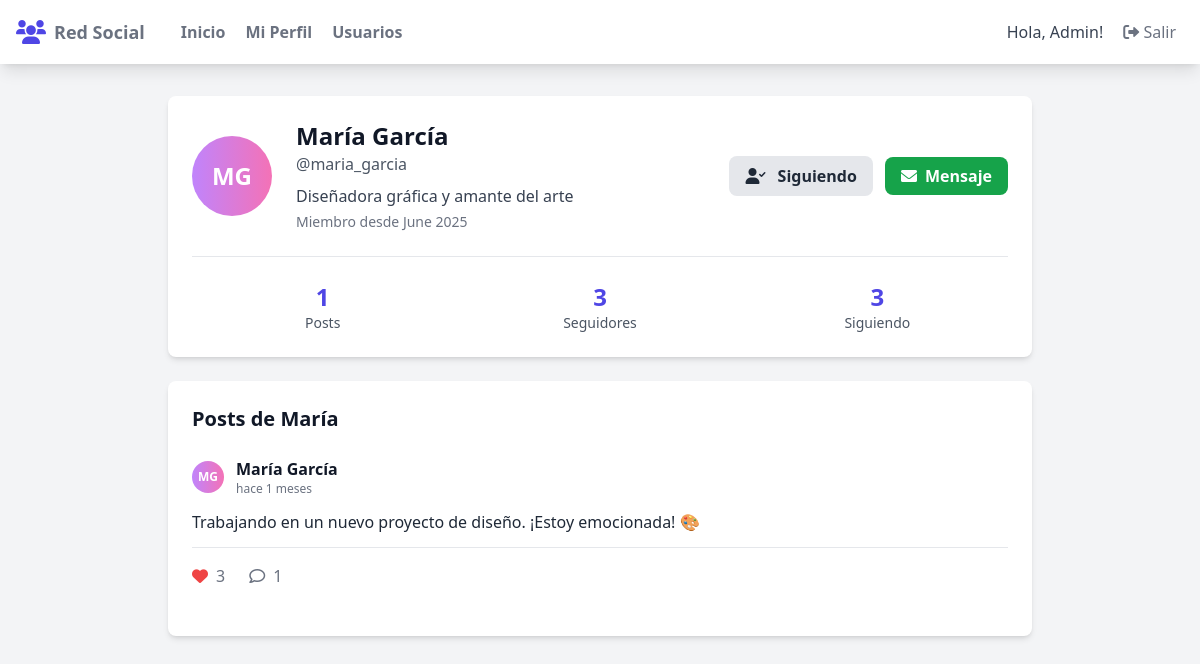
The page /dashboard/user_profile.php?id=3 (signed in) on the database its author committed.
### tables this page shows
CREATE TABLE users (
    id INT PRIMARY KEY AUTO_INCREMENT,
    username VARCHAR(50) UNIQUE NOT NULL,
    email VARCHAR(100) UNIQUE NOT NULL,
    password VARCHAR(255) NOT NULL,
    first_name VARCHAR(50) NOT NULL,
    last_name VARCHAR(50) NOT NULL,
    profile_picture VARCHAR(255) DEFAULT 'default-avatar.jpg',
    bio TEXT,
    birth_date DATE,
    created_at TIMESTAMP DEFAULT CURRENT_TIMESTAMP,
    updated_at TIMESTAMP DEFAULT CURRENT_TIMESTAMP ON UPDATE CURRENT_TIMESTAMP,
    is_active BOOLEAN DEFAULT TRUE
);

CREATE TABLE posts (
    id INT PRIMARY KEY AUTO_INCREMENT,
    user_id INT NOT NULL,
    content TEXT NOT NULL,
    image VARCHAR(255),
    created_at TIMESTAMP DEFAULT CURRENT_TIMESTAMP,
    updated_at TIMESTAMP DEFAULT CURRENT_TIMESTAMP ON UPDATE CURRENT_TIMESTAMP,
    FOREIGN KEY (user_id) REFERENCES users(id) ON DELETE CASCADE
);

### includes/functions.php (called while the page is built, shortened)
<?php
function timeAgo($datetime) {
    $time = time() - strtotime($datetime);
    if ($time < 31536000) return 'hace ' . round($time/2592000) . ' meses';
    return 'hace ' . round($time/31536000) . ' años';
}
function hasUserLikedPost($user_id, $post_id) {
    $database = new Database();
    $db = $database->getConnection();
    $query = "SELECT id FROM post_likes WHERE user_id = ? AND post_id = ?";
    $stmt = $db->prepare($query);
    $stmt->execute([$user_id, $post_id]);
    return $stmt->rowCount() > 0;
}
function getPostLikesCount($post_id) {
    $database = new Database();
    $db = $database->getConnection();
    $query = "SELECT COUNT(*) FROM post_likes WHERE post_id = ?";
    $stmt = $db->prepare($query);
    $stmt->execute([$post_id]);
    return $stmt->fetchColumn();
}
function getPostCommentsCount($post_id) {
    $database = new Database();
    $db = $database->getConnection();
    $query = "SELECT COUNT(*) FROM comments WHERE post_id = ?";
    $stmt = $db->prepare($query);
    $stmt->execute([$post_id]);
    return $stmt->fetchColumn();
}
function isFollowing($follower_id, $following_id) {
    $database = new Database();
    $db = $database->getConnection();
    $query = "SELECT id FROM follows WHERE follower_id = ? AND following_id = ?";
    $stmt = $db->prepare($query);
    $stmt->execute([$follower_id, $following_id]);
    return $stmt->rowCount() > 0;
}
?>

### dashboard/user_profile.php (the view, shortened to what this page needs)
<?php
require_once '../includes/functions.php';
$user_id = $_GET['id'];
$database = new Database();
$db = $database->getConnection();
$query = "SELECT * FROM users WHERE id = ? AND is_active = 1";
$stmt = $db->prepare($query);
$stmt->execute([$user_id]);
$user = $stmt->fetch(PDO::FETCH_ASSOC);
$query = "SELECT p.*, u.username, u.first_name, u.last_name
          FROM posts p
          JOIN users u ON p.user_id = u.id
          WHERE p.user_id = ?
          ORDER BY p.created_at DESC";
$stmt = $db->prepare($query);
$stmt->execute([$user_id]);
$posts = $stmt->fetchAll(PDO::FETCH_ASSOC);
$query = "SELECT COUNT(*) FROM posts WHERE user_id = ?";
$stmt = $db->prepare($query);
$stmt->execute([$user_id]);
$posts_count = $stmt->fetchColumn();
$query = "SELECT COUNT(*) FROM follows WHERE following_id = ?";
$stmt = $db->prepare($query);
$stmt->execute([$user_id]);
$followers_count = $stmt->fetchColumn();
$query = "SELECT COUNT(*) FROM follows WHERE follower_id = ?";
$stmt = $db->prepare($query);
$stmt->execute([$user_id]);
$following_count = $stmt->fetchColumn();
$is_following = isFollowing($_SESSION['user_id'], $user_id);
?>
<!DOCTYPE html>
<html lang="es">
<head>
    <script src="https://cdn.tailwindcss.com"></script>
    <link rel="stylesheet" href="https://cdnjs.cloudflare.com/ajax/libs/font-awesome/6.0.0/css/all.min.css">
</head>
<body class="bg-gray-100 min-h-screen">
    <nav class="bg-white shadow-lg sticky top-0 z-50">
        <div class="max-w-7xl mx-auto px-4">
            <div class="flex justify-between">
                <div class="flex space-x-7">
                    <div class="flex items-center py-4">
                        <i class="fas fa-users text-indigo-600 text-2xl mr-2"></i>
                        <span class="font-semibold text-gray-500 text-lg">Red Social</span>
                    </div>
                    <div class="hidden md:flex items-center space-x-1">
                        <a href="index.php" class="py-4 px-2 text-gray-500 font-semibold hover:text-indigo-500 transition duration-300">Inicio</a>
                        <a href="profile.php" class="py-4 px-2 text-gray-500 font-semibold hover:text-indigo-500 transition duration-300">Mi Perfil</a>
                        <a href="users.php" class="py-4 px-2 text-gray-500 font-semibold hover:text-indigo-500 transition duration-300">Usuarios</a>
                    </div>
                </div>
                <div class="flex items-center space-x-3">
                    <span class="text-gray-700">Hola, <?php echo $_SESSION['first_name']; ?>!</span>
                    <a href="../auth/logout.php" class="py-2 px-2 font-medium text-gray-500 rounded hover:bg-red-500 hover:text-white transition duration-300">
                        <i class="fas fa-sign-out-alt"></i> Salir
                    </a>
                </div>
            </div>
        </div>
    </nav>
    <div class="max-w-4xl mx-auto px-4 py-8">
        <div class="bg-white rounded-lg shadow-md p-6 mb-6">
            <div class="flex items-center space-x-6">
                <div class="w-20 h-20 rounded-full bg-gradient-to-r from-purple-400 to-pink-400 flex items-center justify-center text-white font-bold text-2xl">
                    <?php echo strtoupper(substr($user['first_name'], 0, 1) . substr($user['last_name'], 0, 1)); ?>
                </div>
                <div class="flex-1">
                    <h1 class="text-2xl font-bold text-gray-900"><?php echo $user['first_name'] . ' ' . $user['last_name']; ?></h1>
                    <p class="text-gray-600">@<?php echo $user['username']; ?></p>
                    <p class="text-gray-700 mt-2"><?php echo $user['bio'] ?: 'Sin biografía'; ?></p>
                    <p class="text-sm text-gray-500 mt-1">Miembro desde <?php echo date('F Y', strtotime($user['created_at'])); ?></p>
                </div>
                <div class="text-right">
                    <button onclick="toggleFollow(<?php echo $user['id']; ?>)"
                            id="follow-btn-<?php echo $user['id']; ?>"
                            class="<?php echo $is_following ? 'bg-gray-200 hover:bg-gray-300 text-gray-800' : 'bg-indigo-600 hover:bg-indigo-700 text-white'; ?> font-bold py-2 px-4 rounded-lg transition duration-300">
                        <i class="<?php echo $is_following ? 'fas fa-user-check' : 'fas fa-user-plus'; ?> mr-2"></i>
                        <?php echo $is_following ? 'Siguiendo' : 'Seguir'; ?>
                    </button>
                    <?php if ($is_following): ?>
                        <a href="messages.php?user=<?php echo $user['id']; ?>"
                           class="ml-2 bg-green-600 hover:bg-green-700 text-white font-bold py-2 px-4 rounded-lg transition duration-300">
                            <i class="fas fa-envelope mr-2"></i>Mensaje
                        </a>
                    <?php else: ?>
                        <div class="ml-2 inline-block bg-gray-300 text-gray-500 font-bold py-2 px-4 rounded-lg cursor-not-allowed" title="Debes seguir al usuario para enviar mensajes">
                            <i class="fas fa-envelope mr-2"></i>Mensaje
                        </div>
                    <?php endif; ?>
                </div>
            </div>
            <div class="grid grid-cols-3 gap-4 mt-6 pt-6 border-t border-gray-200">
                <div class="text-center">
                    <div class="text-2xl font-bold text-indigo-600"><?php echo $posts_count; ?></div>
                    <div class="text-sm text-gray-600">Posts</div>
                </div>
                <div class="text-center">
                    <div class="text-2xl font-bold text-indigo-600" id="followers-count"><?php echo $followers_count; ?></div>
                    <div class="text-sm text-gray-600">Seguidores</div>
                </div>
                <div class="text-center">
                    <div class="text-2xl font-bold text-indigo-600"><?php echo $following_count; ?></div>
                    <div class="text-sm text-gray-600">Siguiendo</div>
                </div>
            </div>
        </div>
        <div class="bg-white rounded-lg shadow-md p-6">
            <h2 class="text-xl font-bold text-gray-900 mb-6">Posts de <?php echo $user['first_name']; ?></h2>
            <?php if (empty($posts)): ?>
                <div class="text-center py-8">
                    <i class="fas fa-edit text-gray-400 text-4xl mb-4"></i>
                    <h3 class="text-xl font-semibold text-gray-600 mb-2"><?php echo $user['first_name']; ?> no ha publicado nada aún</h3>
                    <p class="text-gray-500">Cuando publique algo, aparecerá aquí.</p>
                </div>
            <?php else: ?>
                <div class="space-y-6">
                    <?php foreach ($posts as $post): ?>
                        <div class="border-b border-gray-200 pb-6 last:border-b-0">
                            <div class="flex items-center mb-3">
                                <div class="w-8 h-8 rounded-full bg-gradient-to-r from-purple-400 to-pink-400 flex items-center justify-center text-white font-bold text-xs">
                                    <?php echo strtoupper(substr($post['first_name'], 0, 1) . substr($post['last_name'], 0, 1)); ?>
                                </div>
                                <div class="ml-3">
                                    <h4 class="font-semibold text-gray-900"><?php echo $post['first_name'] . ' ' . $post['last_name']; ?></h4>
                                    <p class="text-xs text-gray-500"><?php echo timeAgo($post['created_at']); ?></p>
                                </div>
                            </div>
                            <p class="text-gray-800 leading-relaxed mb-3"><?php echo nl2br(htmlspecialchars($post['content'])); ?></p>
                            <div class="flex items-center justify-between pt-4 border-t border-gray-200">
                                <div class="flex space-x-6">
                                    <button onclick="toggleLike(<?php echo $post['id']; ?>)"
                                            class="flex items-center space-x-2 text-gray-500 hover:text-red-500 transition duration-300"
                                            id="like-btn-<?php echo $post['id']; ?>">
                                        <i class="<?php echo hasUserLikedPost($_SESSION['user_id'], $post['id']) ? 'fas text-red-500' : 'far'; ?> fa-heart"></i>
                                        <span id="like-count-<?php echo $post['id']; ?>"><?php echo getPostLikesCount($post['id']); ?></span>
                                    </button>
                                    <button onclick="toggleComments(<?php echo $post['id']; ?>)"
                                            class="flex items-center space-x-2 text-gray-500 hover:text-blue-500 transition duration-300">
                                        <i class="far fa-comment"></i>
                                        <span><?php echo getPostCommentsCount($post['id']); ?></span>
                                    </button>
                                </div>
                            </div>
                        </div>
                    <?php endforeach; ?>
                </div>
            <?php endif; ?>
        </div>
    </div>
</body>
</html>

### rows shown on the page
users: first_name+last_name "MG", first_name "María", last_name "García", username "maria_garcia", bio "Diseñadora gráfica y amante del arte", created_at "June 2025"
posts: user.last_name "MG", user.first_name "María", user.last_name "García", created_at "hace 1 meses", content "Trabajando en un nuevo proyecto de diseño. ¡Estoy emocionada! 🎨", id "3", id "1"

### other values the page prints
$_SESSION['first_name'] "Admin"
$posts_count "1"
$followers_count "3"
$following_count "3"
